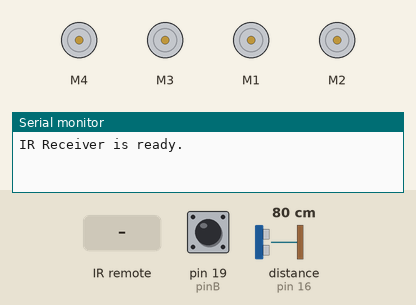
Bench run of a sketch on a simulated Arduino Uno, built with avr-gcc and run on an emulated ATmega328P. Shown: 4 × DC motor (green arrow = forward, orange = backward, longer = faster), the last lines printed to the serial monitor. Wiring (inferred from the names in the program): ultrasonic range finder: trigger pin 17; echo pin 16. The inputs (shaded band) are chosen by the test bench; at power-on: distance to the obstacle (sensor on pin 16) 80 cm, pin 19 (pinB) HIGH. The echo pulse lasts 58.3 µs per cm.

Above: at 1.2 s.
1.3 s: infrared code 0xFF18E7 received
At 2.2 s:
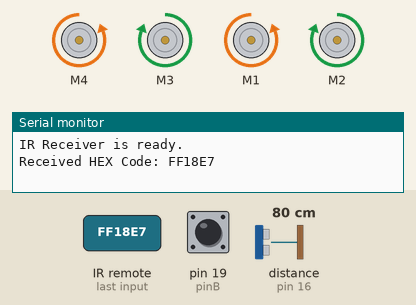
2.8 s: infrared code 0xFF4AB5 received
At 3.3 s:
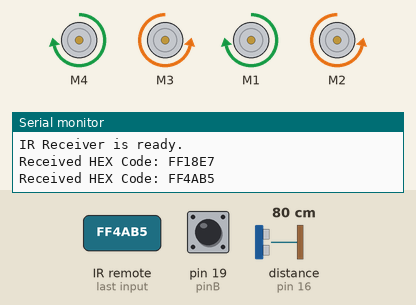
4.3 s: infrared code 0xFF10EF received
At 5.5 s:
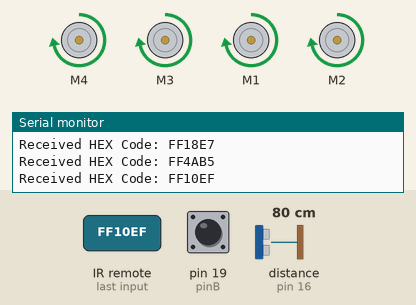
5.8 s: infrared code 0xFF5AA5 received
At 6.1 s:
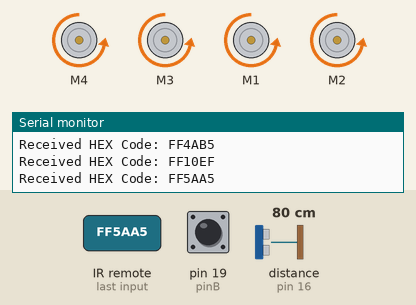
7.3 s: infrared code 0xFF629D received
At 8.5 s:
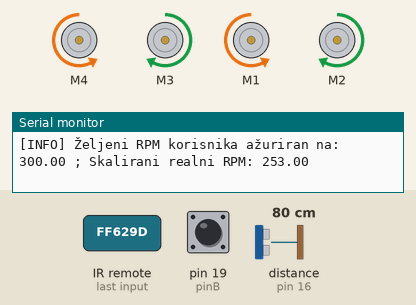
9.0 s: distance to the obstacle (sensor on pin 16) set to 8 cm
12.0 s: distance to the obstacle (sensor on pin 16) set to 5 cm
At 12.42 s:
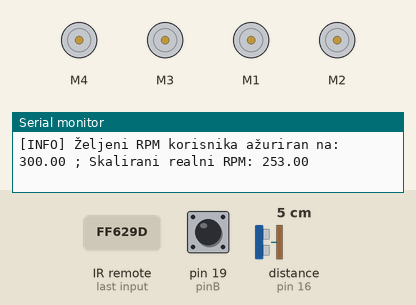
Timing chart, 0 to 15.0 s (numbered marks = the images above; inputs shaded):
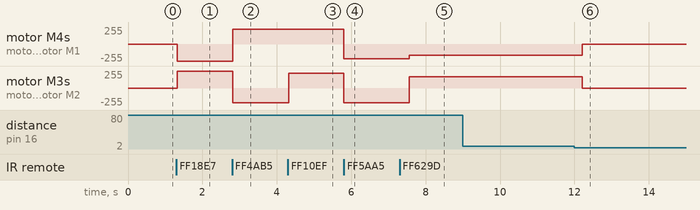

Measured:
- the behaviour switches between 7 and 6 cm on distance to the obstacle (sensor on pin 16) (found by bisection; images 5 and 6)
- after the input at 1.3 s, motor M4, motor M1: stopped → backward 255/255 at once; motor M3, motor M2: stopped → forward 255/255 at once
- after the input at 2.8 s, motor M4, motor M1: backward 255/255 → forward 220/255 at once; motor M3, motor M2: forward 255/255 → backward 220/255 at once
- after the input at 4.3 s, motor M3, motor M2: backward 220/255 → forward 220/255 at once
- after the input at 5.8 s, motor M4, motor M3, motor M1, motor M2: forward 220/255 → backward 220/255 at once
- after the input at 7.3 s, motor M4, motor M1: backward 220/255 → backward 167/255 after 0.26 s; motor M3, motor M2: backward 220/255 → forward 167/255 after 0.26 s
- after the input at 12.0 s, motor M4, motor M1: backward 167/255 → stopped after 0.20 s; motor M3, motor M2: forward 167/255 → stopped after 0.20 s

The sketch:

autoCar.ino
```cpp
#include <IRremote.h>  // Include the legacy IR library
#include <AFMotor.h>   // Include the AFMotor library for Motor Shield v1.0.1
#include <math.h>

AF_DCMotor MOTOR_LEVO_GORE(4);
AF_DCMotor MOTOR_DESNO_GORE(3);
AF_DCMotor MOTOR_LEVO_DOLE(1);
AF_DCMotor MOTOR_DESNO_DOLE(2);

#define irReceiverPin 14
#define trigPin 17
#define echoPin 16
#define pinA 18
#define pinB 19

const int userRPMMin = 0;            // Minimalni unos korisnika
const int userRPMMax = 1000;         // Maksimalni unos korisnika
const int realRPMMin = 213;          // Minimalni realni RPM
const int realRPMMax = 348;          // Maksimalni realni RPM
const int minPWM = 130;              // Minimalni PWM za pokretanje motora
const int maxPWM = 255;              // Maksimalni PWM
float desiredRPM = 0;                // Željeni RPM od korisnika
float scaledRPM = 0;                 // Skalirani RPM (realni opseg)
float actualRPM = 0;                 // Izmereni RPM
int motorSpeed = 0;                  // Brzina motora (0-255)
volatile long counts = 0;            // Brojač impulsa
const int pulsesPerRevolution = 20;  // Broj impulsa po rotaciji


volatile float distance = 0;
volatile unsigned long hexCode;
volatile bool followFlag = false;
volatile int samples = 0;
volatile float totalDistance = 0;
volatile float averageDistance = 0;
volatile float totalError = 0;
volatile float averageError = 0;
volatile bool key_flagF = false;
volatile bool key_flagR = false;
volatile bool key_flagB = false;
volatile bool key_flagL = false;
volatile bool counter_flag = false;
volatile bool rpm_flag = false;
volatile long pulses = 0;
volatile int lastState = LOW;
volatile float rotations = 0;
volatile int speed = 0;
volatile int speedRPM = 0;
volatile int maxRPM = 0;
volatile int pulseCount = 0;
volatile int encoder_enabler = false;
volatile bool collision_flag = false;
volatile float estimate = 0;
volatile bool test_flag = false;

IRrecv irrecv(irReceiverPin);
decode_results results;

void setup() {
  Serial.begin(9600);
  irrecv.enableIRIn();  // Start the IR receiver
  Serial.println("IR Receiver is ready.");


  pinMode(trigPin, OUTPUT);
  pinMode(echoPin, INPUT);

  MOTOR_LEVO_GORE.setSpeed(255);
  MOTOR_DESNO_GORE.setSpeed(255);
  MOTOR_LEVO_DOLE.setSpeed(255);
  MOTOR_DESNO_DOLE.setSpeed(255);

  motorStop();
  pinMode(pinB, INPUT_PULLUP);

  speed = map(speedRPM, 0, maxRPM, 100, 255);
  //eksperimentisi ovde
}
//jedan tocak je malo naduven
void loop() {
  static unsigned long lastDistanceCheck = 0;
  static unsigned long lastIRCheck = 0;
  static unsigned long lastEncoderCheck = 0;
  static unsigned long lastRPMPrint = 0;
  static unsigned long lastCollisionCheck = 0;
  unsigned long lastPrintTime = 0;
  static unsigned long lastRPMtime = 0;
  // Handle encoder calculations every 200ms
  /* if (millis() - lastEncoderCheck > 100) {
    lastEncoderCheck = millis();

    // Calculate rotations
    rotations = getRotations();

    // Print rotations every second
    if (millis() - lastRPMPrint > 1000) {
      lastRPMPrint = millis();
      Serial.print("Rotations: ");
      Serial.println(rotations);
    }
  }*/
  if (millis() - lastRPMtime >= 200 && rpm_flag == true) {
    lastRPMtime = millis();
    readDesiredRPM();
    calculateRPM();
    adjustMotorSpeed();
  }
  if (millis() - lastPrintTime >= 1) {
    lastPrintTime = millis();
    handleRotations();  // Ažuriranje vremena poslednjeg ispisa
  }
  // Check IR commands periodically
  if (millis() - lastIRCheck > 20) {  // Check IR every 50ms
    lastIRCheck = millis();
    handleIRCommands();
  }
  if (millis() - lastCollisionCheck > 10) {  // Check IR every 50ms
    lastCollisionCheck = millis();

    handleCollision();
  }


  // Perform follow mode operations every 100ms
  if (followFlag && millis() - lastDistanceCheck > 100) {
    lastDistanceCheck = millis();
    distance = checkDistance();
    followObstacle();
    calculateAverages();
  }

  // Print averages if follow mode is active
  if (followFlag) {
    Serial.print("Average Distance: ");
    Serial.print(averageDistance);
    Serial.print(" cm, Average Error: ");
    Serial.println(averageError);
  }
}
void handleCollision() {
  distance = checkDistance();
  if (distance > 0 && distance < 6.25 && followFlag == false) {
    motorStop();
    collision_flag = true;
    key_flagF = false;
  } else {
    collision_flag = false;
  }
}
// Handle IR commands
void handleIRCommands() {
  if (irrecv.decode(&results)) {
    hexCode = results.value;
    Serial.print("Received HEX Code: ");
    Serial.println(hexCode, HEX);
    irrecv.resume();
    switch (hexCode) {
      case 0xFF18E7:  // Forward
        key_flagF = !key_flagF;
        key_flagB = false;
        key_flagL = false;
        key_flagR = false;
        if (key_flagF == true && collision_flag == false) {
          motorForward();
        } else
          motorStop();
        break;
      case 0xFF4AB5:  // Backward
        key_flagB = !key_flagB;
        key_flagF = false;
        key_flagL = false;
        key_flagR = false;
        if (key_flagB == true) {
          motorBack();
        } else
          motorStop();
        break;
      case 0xFF10EF:  // Left
        key_flagL = !key_flagL;
        key_flagF = false;
        key_flagB = false;
        key_flagR = false;
        if (key_flagL == true) {
          motorLeft();
        } else
          motorStop();
        break;
      case 0xFF5AA5:  // Right
        key_flagR = !key_flagR;
        key_flagF = false;
        key_flagB = false;
        key_flagL = false;
        if (key_flagR == true) {
          motorRight();
        } else
          motorStop();
        break;
      case 0xFF38C7:  // Stop
        motorStop();
        key_flagF = false;
        key_flagB = false;
        key_flagL = false;
        key_flagR = false;
        break;
      case 0xFFC23D:  // Toggle follow mode (button "6")
        followFlag = !followFlag;
        key_flagF = false;
        key_flagB = false;
        key_flagL = false;
        key_flagR = false;
        if (followFlag) {
          Serial.println("Follow Mode Activated");
          resetTrackingData();
        } else {
          Serial.println("Follow Mode Deactivated");
          motorStop();
        }
        break;
      case 0xFFA25D:  // taster 1
        counter_flag = !counter_flag;
        if (counter_flag) {
          pulses = 0;
        } else {
          double distance_passed = double((pulses / 20)) * 0.204;

          Serial.println(pulses);
          Serial.println(distance_passed * 1.2 + 0.22);
        }
        break;
      case 0xFF629D:  // taster 2
        rpm_flag = !rpm_flag;
        if (rpm_flag) {
          key_flagF = false;
          key_flagB = false;
          key_flagL = false;
          key_flagR = false;
        } else {
          motorStop();
        }
      default:
        Serial.println("Unknown Command");
        break;
    }
  }
}

void readDesiredRPM() {

  desiredRPM = 300;                                                             // Čita željeni RPM od korisnika
  desiredRPM = constrain(desiredRPM, userRPMMin, userRPMMax);                   // Ograničava unos
  scaledRPM = map(desiredRPM, userRPMMin, userRPMMax, realRPMMin, realRPMMax);  // Skalira na realni RPM opseg
  Serial.print("[INFO] Željeni RPM korisnika ažuriran na: ");
  Serial.print(desiredRPM);
  Serial.print(" ; Skalirani realni RPM: ");
  Serial.println(scaledRPM);
}
void calculateRPM() {
  unsigned long startTime = millis();
  while (millis() - startTime < 200) {  // Merenje tokom 200 ms
    int currentState = digitalRead(pinB);
    if (currentState != lastState) {
      counts++;  // Povećava brojač impulsa
    }
    lastState = currentState;
  }
  actualRPM = (counts * 60 * 1000) / (pulsesPerRevolution * 200);  // RPM formula za 200 ms
  counts = 0;                                                      // Reset brojača impulsa nakon merenja
}

void adjustMotorSpeed() {
  // Skaliranje realnog RPM-a na PWM
  motorSpeed = map(scaledRPM, realRPMMin, realRPMMax, minPWM, maxPWM);

  // Ograničavanje na opseg PWM vrednosti
  motorSpeed = constrain(motorSpeed, minPWM, maxPWM);

  // Postavljanje brzine motora
  MOTOR_LEVO_GORE.setSpeed(motorSpeed);
  MOTOR_DESNO_GORE.setSpeed(motorSpeed);
  MOTOR_LEVO_DOLE.setSpeed(motorSpeed);
  MOTOR_DESNO_DOLE.setSpeed(motorSpeed);

  // Pokretanje motora
  MOTOR_LEVO_GORE.run(BACKWARD);
  MOTOR_DESNO_GORE.run(FORWARD);
  MOTOR_LEVO_DOLE.run(BACKWARD);
  MOTOR_DESNO_DOLE.run(FORWARD);
}


//zid


void handleRotations() {

  int currentState = digitalRead(pinB);
  if (currentState != lastState) {  // Detekcija bilo koje promene stanja (rastući ili opadajući rub)
    pulses++;                       // Povećava brojač impulsa
  }
  lastState = currentState;
}

// Check distance using ultrasonic sensor
float checkDistance() {
  digitalWrite(trigPin, LOW);
  delayMicroseconds(2);
  digitalWrite(trigPin, HIGH);
  delayMicroseconds(10);
  digitalWrite(trigPin, LOW);
  unsigned long duration = pulseIn(echoPin, HIGH, 30000);  // Timeout after 10ms
  return duration * 0.0343 / 2;                            // Convert to cm
}

// Follow obstacle while maintaining 15cm distance
void followObstacle() {
  distance = checkDistance();
  float error = distance - 15;  // Calculate error (desired distance = 15cm)
  totalDistance += distance;
  totalError += abs(error);
  samples++;
  Serial.println(distance);
  // Adjust motors based on distance
  if (error > 3) {  // Too far, move forward
    motorForward();
  } else if (error < -5) {  // Too close, move backward
    motorBack();
  } else {  // Within range, stop
    motorStop();
  }
}


// Calculate averages for distance and error
void calculateAverages() {
  if (samples > 0) {
    averageDistance = totalDistance / samples;
    averageError = totalError / samples;
  }
}

// Reset tracking data for follow mode
void resetTrackingData() {
  totalDistance = 0;
  totalError = 0;
  samples = 0;
  averageDistance = 0;
  averageError = 0;
}

// Motor control functions
void motorStop() {
  encoder_enabler = false;
  MOTOR_LEVO_GORE.run(RELEASE);
  MOTOR_DESNO_GORE.run(RELEASE);
  MOTOR_LEVO_DOLE.run(RELEASE);
  MOTOR_DESNO_DOLE.run(RELEASE);
}

void motorBack() {
  MOTOR_LEVO_GORE.setSpeed(220);
  MOTOR_DESNO_GORE.setSpeed(220);
  MOTOR_LEVO_DOLE.setSpeed(220);
  MOTOR_DESNO_DOLE.setSpeed(220);

  MOTOR_LEVO_GORE.run(FORWARD);
  MOTOR_DESNO_GORE.run(BACKWARD);
  MOTOR_LEVO_DOLE.run(FORWARD);
  MOTOR_DESNO_DOLE.run(BACKWARD);
}

void motorForward() {
  encoder_enabler = true;
  MOTOR_LEVO_GORE.setSpeed(255);
  MOTOR_DESNO_GORE.setSpeed(255);
  MOTOR_LEVO_DOLE.setSpeed(255);
  MOTOR_DESNO_DOLE.setSpeed(255);

  MOTOR_LEVO_GORE.run(BACKWARD);
  MOTOR_DESNO_GORE.run(FORWARD);
  MOTOR_LEVO_DOLE.run(BACKWARD);
  MOTOR_DESNO_DOLE.run(FORWARD);
}

void motorRight() {
  MOTOR_LEVO_GORE.run(BACKWARD);
  MOTOR_DESNO_GORE.run(BACKWARD);
  MOTOR_LEVO_DOLE.run(BACKWARD);
  MOTOR_DESNO_DOLE.run(BACKWARD);
}

void motorLeft() {
  MOTOR_LEVO_GORE.run(FORWARD);
  MOTOR_DESNO_GORE.run(FORWARD);
  MOTOR_LEVO_DOLE.run(FORWARD);
  MOTOR_DESNO_DOLE.run(FORWARD);
}
```
